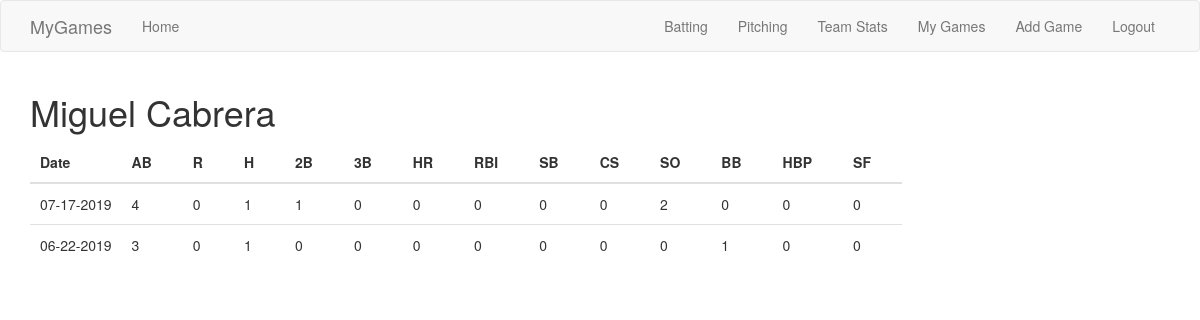
Page /batter/408234 (signed in) on the earlier database version.
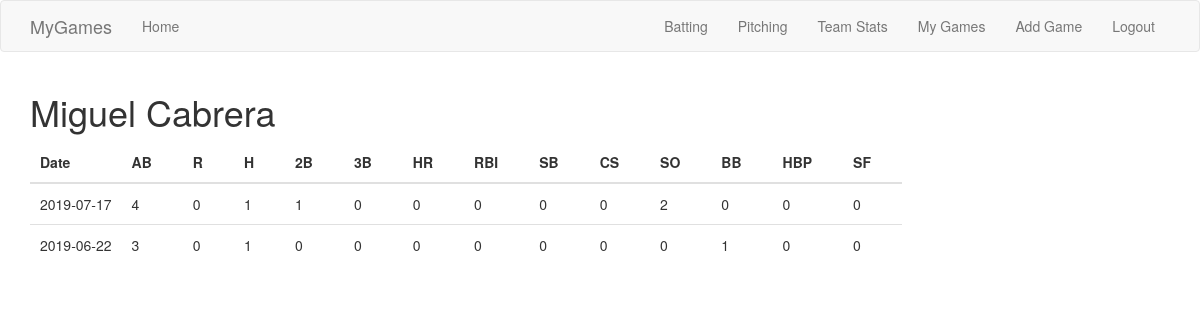
Same page on the later database version.
### app/models.py (models this page shows)
class Game(db.Model):
	id = db.Column(db.Integer, primary_key=True)
	game_pk = db.Column(db.Integer, db.ForeignKey('game_data.game_pk'), index=True)
	game_result = db.Column(db.String(64))
	date = db.Column(db.String(10))
	user_id = db.Column(db.Integer, db.ForeignKey('user.id'))

class BatGame(db.Model):
	id = db.Column(db.Integer, primary_key=True)
	game_pk = db.Column(db.Integer, db.ForeignKey('game_data.game_pk'), index=True)
	batter_id = db.Column(db.Integer, db.ForeignKey('player_data.id'), index=True)
	ab = db.Column(db.Integer)
	r = db.Column(db.Integer)
	h = db.Column(db.Integer)
	doubles = db.Column(db.Integer)
	triples = db.Column(db.Integer)
	hr = db.Column(db.Integer)
	rbi = db.Column(db.Integer)
	sb = db.Column(db.Integer)
	cs = db.Column(db.Integer)
	k = db.Column(db.Integer)
	bb = db.Column(db.Integer)
	hbp = db.Column(db.Integer)
	sf = db.Column(db.Integer)

### app/routes.py (the view)
@app.route('/batter/<player_id>')
@login_required
def batter_games(player_id):
	name = PlayerData.query.filter(PlayerData.id==player_id).first().name
	q = db.session.query(Game, BatGame).\
				   filter(Game.game_pk==BatGame.game_pk).\
				   filter(Game.user_id==current_user.id).\
				   filter(BatGame.batter_id==player_id).\
				   all()
	return render_template("batter.html", name=name, rows=q)

### app/models.py (called while the page is built)
@login.user_loader
def load_user(id):
	return User.query.get(int(id))

### app/templates/batter.html
{% extends "sort_table.html" %}
{% block app_content %}
<h1>{{ name }}</h1>
<table class="sortable-theme-bootstrap" data-sortable>
	<thead>
		<tr>
			<th>Date</th>
			<th>AB</th>
			<th>R</th>
			<th>H</th>
			<th>2B</th>
			<th>3B</th>
			<th>HR</th>
			<th>RBI</th>
			<th>SB</th>
			<th>CS</th>
			<th>SO</th>
			<th>BB</th>
			<th>HBP</th>
			<th>SF</th>
		</tr>
	</thead>
	<tbody>
		{% for row in rows %}
		<tr>
			<td>{{ row[0]['date'] }}</td>
			<td>{{ row[1]['ab'] }}</td>
			<td>{{ row[1]['r'] }}</td>
			<td>{{ row[1]['h'] }}</td>
			<td>{{ row[1]['doubles'] }}</td>
			<td>{{ row[1]['triples'] }}</td>
			<td>{{ row[1]['hr'] }}</td>
			<td>{{ row[1]['rbi'] }}</td>
			<td>{{ row[1]['sb'] }}</td>
			<td>{{ row[1]['cs'] }}</td>
			<td>{{ row[1]['k'] }}</td>
			<td>{{ row[1]['bb'] }}</td>
			<td>{{ row[1]['hbp'] }}</td>
			<td>{{ row[1]['sf'] }}</td>
		</tr>
		{% endfor %}
	</tbody>
</table>
{% endblock %}

Differences in the rows shown:
changed Game (number 1 of 2 on the later page): date "07-17-2019" → "2019-07-17"
changed Game (number 2 of 2 on the later page): date "06-22-2019" → "2019-06-22"
